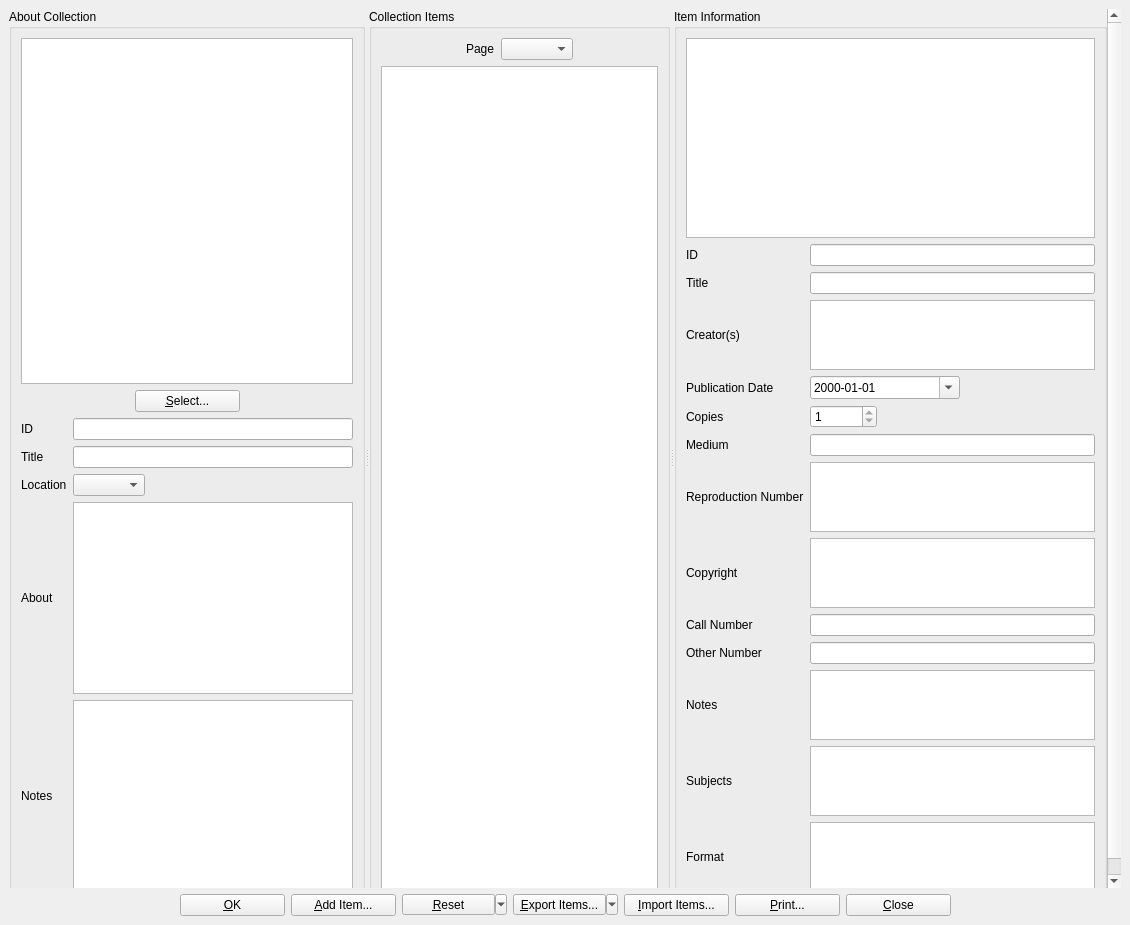
<?xml version="1.0" encoding="UTF-8"?>
<ui version="4.0">
 <class>pcDialog</class>
 <widget class="QMainWindow" name="pcDialog">
  <property name="geometry">
   <rect>
    <x>0</x>
    <y>0</y>
    <width>1130</width>
    <height>925</height>
   </rect>
  </property>
  <property name="windowTitle">
   <string>BiblioteQ</string>
  </property>
  <property name="windowIcon">
   <iconset resource="../Icons/icons.qrc">
    <normaloff>:/book.png</normaloff>:/book.png</iconset>
  </property>
  <widget class="QWidget" name="centralwidget">
   <layout class="QVBoxLayout">
    <item>
     <widget class="QScrollArea" name="scrollArea">
      <property name="frameShape">
       <enum>QFrame::NoFrame</enum>
      </property>
      <property name="widgetResizable">
       <bool>true</bool>
      </property>
      <widget class="QWidget" name="scrollAreaWidgetContents">
       <property name="geometry">
        <rect>
         <x>0</x>
         <y>0</y>
         <width>1096</width>
         <height>977</height>
        </rect>
       </property>
       <layout class="QVBoxLayout" name="verticalLayout_2">
        <property name="spacing">
         <number>0</number>
        </property>
        <property name="leftMargin">
         <number>0</number>
        </property>
        <property name="topMargin">
         <number>0</number>
        </property>
        <property name="rightMargin">
         <number>0</number>
        </property>
        <property name="bottomMargin">
         <number>0</number>
        </property>
        <item>
         <widget class="QSplitter" name="splitter">
          <property name="orientation">
           <enum>Qt::Horizontal</enum>
          </property>
          <widget class="QGroupBox" name="coverImages">
           <property name="title">
            <string>About Collection</string>
           </property>
           <layout class="QVBoxLayout" name="verticalLayout">
            <item>
             <widget class="biblioteq_image_drop_site" name="thumbnail_collection">
              <property name="minimumSize">
               <size>
                <width>150</width>
                <height>200</height>
               </size>
              </property>
              <property name="toolTip">
               <string>Thumbnail</string>
              </property>
             </widget>
            </item>
            <item>
             <layout class="QHBoxLayout" name="_2">
              <item>
               <spacer>
                <property name="orientation">
                 <enum>Qt::Horizontal</enum>
                </property>
                <property name="sizeHint" stdset="0">
                 <size>
                  <width>40</width>
                  <height>20</height>
                 </size>
                </property>
               </spacer>
              </item>
              <item>
               <widget class="QPushButton" name="select_image_collection">
                <property name="minimumSize">
                 <size>
                  <width>105</width>
                  <height>0</height>
                 </size>
                </property>
                <property name="text">
                 <string>&amp;Select...</string>
                </property>
                <property name="icon">
                 <iconset resource="../Icons/icons.qrc">
                  <normaloff>:/16x16/fileopen.png</normaloff>:/16x16/fileopen.png</iconset>
                </property>
               </widget>
              </item>
              <item>
               <spacer>
                <property name="orientation">
                 <enum>Qt::Horizontal</enum>
                </property>
                <property name="sizeHint" stdset="0">
                 <size>
                  <width>40</width>
                  <height>20</height>
                 </size>
                </property>
               </spacer>
              </item>
             </layout>
            </item>
            <item>
             <layout class="QGridLayout" name="gridLayout">
              <item row="1" column="0">
               <widget class="QLabel" name="label_2">
                <property name="text">
                 <string>Title</string>
                </property>
               </widget>
              </item>
              <item row="1" column="1">
               <widget class="QLineEdit" name="title_collection"/>
              </item>
              <item row="3" column="0">
               <widget class="QLabel" name="label">
                <property name="text">
                 <string>About</string>
                </property>
               </widget>
              </item>
              <item row="3" column="1">
               <widget class="QTextEdit" name="about_collection">
                <property name="tabChangesFocus">
                 <bool>true</bool>
                </property>
                <property name="acceptRichText">
                 <bool>false</bool>
                </property>
               </widget>
              </item>
              <item row="4" column="0">
               <widget class="QLabel" name="label_3">
                <property name="text">
                 <string>Notes</string>
                </property>
               </widget>
              </item>
              <item row="4" column="1">
               <widget class="QTextEdit" name="notes_collection">
                <property name="tabChangesFocus">
                 <bool>true</bool>
                </property>
                <property name="acceptRichText">
                 <bool>false</bool>
                </property>
               </widget>
              </item>
              <item row="0" column="0">
               <widget class="QLabel" name="label_14">
                <property name="text">
                 <string>ID</string>
                </property>
               </widget>
              </item>
              <item row="0" column="1">
               <widget class="QLineEdit" name="id_collection"/>
              </item>
              <item row="2" column="0">
               <widget class="QLabel" name="label_20">
                <property name="text">
                 <string>Location</string>
                </property>
               </widget>
              </item>
              <item row="2" column="1">
               <layout class="QHBoxLayout" name="_4">
                <item>
                 <widget class="QComboBox" name="location">
                  <property name="sizeAdjustPolicy">
                   <enum>QComboBox::AdjustToContents</enum>
                  </property>
                 </widget>
                </item>
                <item>
                 <spacer>
                  <property name="orientation">
                   <enum>Qt::Horizontal</enum>
                  </property>
                  <property name="sizeHint" stdset="0">
                   <size>
                    <width>40</width>
                    <height>20</height>
                   </size>
                  </property>
                 </spacer>
                </item>
               </layout>
              </item>
             </layout>
            </item>
           </layout>
          </widget>
          <widget class="QGroupBox" name="collectionGroup">
           <property name="title">
            <string>Collection Items</string>
           </property>
           <layout class="QVBoxLayout" name="verticalLayout_3">
            <item>
             <layout class="QHBoxLayout" name="horizontalLayout_2">
              <item>
               <spacer name="horizontalSpacer_5">
                <property name="orientation">
                 <enum>Qt::Horizontal</enum>
                </property>
                <property name="sizeHint" stdset="0">
                 <size>
                  <width>40</width>
                  <height>20</height>
                 </size>
                </property>
               </spacer>
              </item>
              <item>
               <widget class="QLabel" name="label_16">
                <property name="text">
                 <string>Page</string>
                </property>
               </widget>
              </item>
              <item>
               <widget class="QComboBox" name="page">
                <property name="sizeAdjustPolicy">
                 <enum>QComboBox::AdjustToContents</enum>
                </property>
               </widget>
              </item>
              <item>
               <spacer name="horizontalSpacer">
                <property name="orientation">
                 <enum>Qt::Horizontal</enum>
                </property>
                <property name="sizeHint" stdset="0">
                 <size>
                  <width>40</width>
                  <height>20</height>
                 </size>
                </property>
               </spacer>
              </item>
             </layout>
            </item>
            <item>
             <widget class="QGraphicsView" name="graphicsView">
              <property name="viewportUpdateMode">
               <enum>QGraphicsView::FullViewportUpdate</enum>
              </property>
             </widget>
            </item>
           </layout>
          </widget>
          <widget class="QGroupBox" name="itemGroup">
           <property name="title">
            <string>Item Information</string>
           </property>
           <layout class="QVBoxLayout" name="verticalLayout_4">
            <item>
             <widget class="biblioteq_image_drop_site" name="thumbnail_item">
              <property name="minimumSize">
               <size>
                <width>150</width>
                <height>200</height>
               </size>
              </property>
              <property name="toolTip">
               <string>Thumbnail</string>
              </property>
             </widget>
            </item>
            <item>
             <layout class="QGridLayout" name="gridLayout_2">
              <item row="2" column="0">
               <widget class="QLabel" name="label_12">
                <property name="text">
                 <string>Creator(s)</string>
                </property>
               </widget>
              </item>
              <item row="3" column="1">
               <layout class="QHBoxLayout" name="_3">
                <item>
                 <widget class="QDateEdit" name="publication_date">
                  <property name="minimumSize">
                   <size>
                    <width>150</width>
                    <height>0</height>
                   </size>
                  </property>
                  <property name="displayFormat">
                   <string>yyyy-MM-dd</string>
                  </property>
                  <property name="calendarPopup">
                   <bool>true</bool>
                  </property>
                 </widget>
                </item>
                <item>
                 <spacer>
                  <property name="orientation">
                   <enum>Qt::Horizontal</enum>
                  </property>
                  <property name="sizeHint" stdset="0">
                   <size>
                    <width>40</width>
                    <height>20</height>
                   </size>
                  </property>
                 </spacer>
                </item>
               </layout>
              </item>
              <item row="10" column="0">
               <widget class="QLabel" name="label_8">
                <property name="text">
                 <string>Notes</string>
                </property>
               </widget>
              </item>
              <item row="7" column="1">
               <widget class="QTextEdit" name="copyright_item">
                <property name="tabChangesFocus">
                 <bool>true</bool>
                </property>
                <property name="readOnly">
                 <bool>true</bool>
                </property>
                <property name="acceptRichText">
                 <bool>false</bool>
                </property>
               </widget>
              </item>
              <item row="8" column="0">
               <widget class="QLabel" name="label_17">
                <property name="text">
                 <string>Call Number</string>
                </property>
               </widget>
              </item>
              <item row="8" column="1">
               <widget class="QLineEdit" name="call_number_item">
                <property name="maxLength">
                 <number>64</number>
                </property>
                <property name="readOnly">
                 <bool>true</bool>
                </property>
               </widget>
              </item>
              <item row="9" column="0">
               <widget class="QLabel" name="label_18">
                <property name="text">
                 <string>Other Number</string>
                </property>
               </widget>
              </item>
              <item row="6" column="1">
               <widget class="QTextEdit" name="reproduction_number_item">
                <property name="tabChangesFocus">
                 <bool>true</bool>
                </property>
                <property name="readOnly">
                 <bool>true</bool>
                </property>
                <property name="acceptRichText">
                 <bool>false</bool>
                </property>
               </widget>
              </item>
              <item row="7" column="0">
               <widget class="QLabel" name="label_7">
                <property name="text">
                 <string>Copyright</string>
                </property>
               </widget>
              </item>
              <item row="5" column="0">
               <widget class="QLabel" name="label_5">
                <property name="text">
                 <string>Medium</string>
                </property>
               </widget>
              </item>
              <item row="6" column="0">
               <widget class="QLabel" name="label_6">
                <property name="text">
                 <string>Reproduction Number</string>
                </property>
               </widget>
              </item>
              <item row="1" column="0">
               <widget class="QLabel" name="label_4">
                <property name="text">
                 <string>Title</string>
                </property>
               </widget>
              </item>
              <item row="1" column="1">
               <widget class="QLineEdit" name="title_item">
                <property name="readOnly">
                 <bool>true</bool>
                </property>
               </widget>
              </item>
              <item row="10" column="1">
               <widget class="QTextEdit" name="notes_item">
                <property name="tabChangesFocus">
                 <bool>true</bool>
                </property>
                <property name="readOnly">
                 <bool>true</bool>
                </property>
                <property name="acceptRichText">
                 <bool>false</bool>
                </property>
               </widget>
              </item>
              <item row="11" column="0">
               <widget class="QLabel" name="label_9">
                <property name="text">
                 <string>Subjects</string>
                </property>
               </widget>
              </item>
              <item row="5" column="1">
               <widget class="QLineEdit" name="medium_item">
                <property name="readOnly">
                 <bool>true</bool>
                </property>
               </widget>
              </item>
              <item row="3" column="0">
               <widget class="QLabel" name="label_13">
                <property name="text">
                 <string>Publication Date</string>
                </property>
               </widget>
              </item>
              <item row="12" column="0">
               <widget class="QLabel" name="label_11">
                <property name="text">
                 <string>Format</string>
                </property>
               </widget>
              </item>
              <item row="9" column="1">
               <widget class="QLineEdit" name="other_number_item">
                <property name="maxLength">
                 <number>64</number>
                </property>
                <property name="readOnly">
                 <bool>true</bool>
                </property>
               </widget>
              </item>
              <item row="4" column="0">
               <widget class="QLabel" name="label_10">
                <property name="text">
                 <string>Copies</string>
                </property>
               </widget>
              </item>
              <item row="4" column="1">
               <layout class="QHBoxLayout" name="horizontalLayout">
                <item>
                 <widget class="QSpinBox" name="quantity">
                  <property name="readOnly">
                   <bool>true</bool>
                  </property>
                  <property name="minimum">
                   <number>1</number>
                  </property>
                  <property name="maximum">
                   <number>999999999</number>
                  </property>
                 </widget>
                </item>
                <item>
                 <spacer name="horizontalSpacer_2">
                  <property name="orientation">
                   <enum>Qt::Horizontal</enum>
                  </property>
                  <property name="sizeHint" stdset="0">
                   <size>
                    <width>40</width>
                    <height>20</height>
                   </size>
                  </property>
                 </spacer>
                </item>
               </layout>
              </item>
              <item row="0" column="0">
               <widget class="QLabel" name="label_15">
                <property name="text">
                 <string>ID</string>
                </property>
               </widget>
              </item>
              <item row="0" column="1">
               <widget class="QLineEdit" name="id_item">
                <property name="readOnly">
                 <bool>true</bool>
                </property>
               </widget>
              </item>
              <item row="2" column="1">
               <widget class="QTextEdit" name="creators_item">
                <property name="tabChangesFocus">
                 <bool>true</bool>
                </property>
                <property name="readOnly">
                 <bool>true</bool>
                </property>
                <property name="textInteractionFlags">
                 <set>Qt::TextSelectableByMouse</set>
                </property>
               </widget>
              </item>
              <item row="11" column="1">
               <widget class="QTextEdit" name="subjects_item">
                <property name="tabChangesFocus">
                 <bool>true</bool>
                </property>
                <property name="readOnly">
                 <bool>true</bool>
                </property>
                <property name="textInteractionFlags">
                 <set>Qt::TextSelectableByMouse</set>
                </property>
               </widget>
              </item>
              <item row="12" column="1">
               <widget class="QTextEdit" name="format_item">
                <property name="tabChangesFocus">
                 <bool>true</bool>
                </property>
                <property name="readOnly">
                 <bool>true</bool>
                </property>
                <property name="textInteractionFlags">
                 <set>Qt::TextSelectableByMouse</set>
                </property>
               </widget>
              </item>
             </layout>
            </item>
           </layout>
          </widget>
         </widget>
        </item>
       </layout>
      </widget>
     </widget>
    </item>
    <item>
     <layout class="QHBoxLayout">
      <item>
       <spacer>
        <property name="orientation">
         <enum>Qt::Horizontal</enum>
        </property>
        <property name="sizeHint" stdset="0">
         <size>
          <width>40</width>
          <height>20</height>
         </size>
        </property>
       </spacer>
      </item>
      <item>
       <widget class="QPushButton" name="okButton">
        <property name="sizePolicy">
         <sizepolicy hsizetype="Fixed" vsizetype="Fixed">
          <horstretch>0</horstretch>
          <verstretch>0</verstretch>
         </sizepolicy>
        </property>
        <property name="minimumSize">
         <size>
          <width>105</width>
          <height>0</height>
         </size>
        </property>
        <property name="text">
         <string>&amp;OK</string>
        </property>
        <property name="icon">
         <iconset resource="../Icons/icons.qrc">
          <normaloff>:/16x16/ok.png</normaloff>:/16x16/ok.png</iconset>
        </property>
       </widget>
      </item>
      <item>
       <widget class="QPushButton" name="addItemButton">
        <property name="sizePolicy">
         <sizepolicy hsizetype="Fixed" vsizetype="Fixed">
          <horstretch>0</horstretch>
          <verstretch>0</verstretch>
         </sizepolicy>
        </property>
        <property name="minimumSize">
         <size>
          <width>105</width>
          <height>0</height>
         </size>
        </property>
        <property name="text">
         <string>&amp;Add Item...</string>
        </property>
        <property name="icon">
         <iconset resource="../Icons/icons.qrc">
          <normaloff>:/16x16/add.png</normaloff>:/16x16/add.png</iconset>
        </property>
       </widget>
      </item>
      <item>
       <widget class="QToolButton" name="resetButton">
        <property name="minimumSize">
         <size>
          <width>105</width>
          <height>0</height>
         </size>
        </property>
        <property name="text">
         <string>&amp;Reset</string>
        </property>
        <property name="popupMode">
         <enum>QToolButton::MenuButtonPopup</enum>
        </property>
       </widget>
      </item>
      <item>
       <widget class="QToolButton" name="exportPhotographsToolButton">
        <property name="minimumSize">
         <size>
          <width>105</width>
          <height>0</height>
         </size>
        </property>
        <property name="text">
         <string>&amp;Export Items...</string>
        </property>
        <property name="popupMode">
         <enum>QToolButton::MenuButtonPopup</enum>
        </property>
       </widget>
      </item>
      <item>
       <widget class="QPushButton" name="importItems">
        <property name="sizePolicy">
         <sizepolicy hsizetype="Fixed" vsizetype="Fixed">
          <horstretch>0</horstretch>
          <verstretch>0</verstretch>
         </sizepolicy>
        </property>
        <property name="minimumSize">
         <size>
          <width>105</width>
          <height>0</height>
         </size>
        </property>
        <property name="text">
         <string>&amp;Import Items...</string>
        </property>
       </widget>
      </item>
      <item>
       <widget class="QPushButton" name="printButton">
        <property name="minimumSize">
         <size>
          <width>105</width>
          <height>0</height>
         </size>
        </property>
        <property name="text">
         <string>&amp;Print...</string>
        </property>
        <property name="icon">
         <iconset resource="../Icons/icons.qrc">
          <normaloff>:/16x16/fileprint.png</normaloff>:/16x16/fileprint.png</iconset>
        </property>
       </widget>
      </item>
      <item>
       <widget class="QPushButton" name="cancelButton">
        <property name="minimumSize">
         <size>
          <width>105</width>
          <height>0</height>
         </size>
        </property>
        <property name="text">
         <string>&amp;Close</string>
        </property>
        <property name="icon">
         <iconset resource="../Icons/icons.qrc">
          <normaloff>:/16x16/cancel.png</normaloff>:/16x16/cancel.png</iconset>
        </property>
       </widget>
      </item>
      <item>
       <spacer>
        <property name="orientation">
         <enum>Qt::Horizontal</enum>
        </property>
        <property name="sizeHint" stdset="0">
         <size>
          <width>40</width>
          <height>20</height>
         </size>
        </property>
       </spacer>
      </item>
     </layout>
    </item>
   </layout>
  </widget>
 </widget>
 <customwidgets>
  <customwidget>
   <class>biblioteq_image_drop_site</class>
   <extends>QGraphicsView</extends>
   <header>biblioteq_image_drop_site.h</header>
  </customwidget>
 </customwidgets>
 <tabstops>
  <tabstop>scrollArea</tabstop>
  <tabstop>thumbnail_collection</tabstop>
  <tabstop>select_image_collection</tabstop>
  <tabstop>id_collection</tabstop>
  <tabstop>title_collection</tabstop>
  <tabstop>location</tabstop>
  <tabstop>about_collection</tabstop>
  <tabstop>notes_collection</tabstop>
  <tabstop>page</tabstop>
  <tabstop>graphicsView</tabstop>
  <tabstop>thumbnail_item</tabstop>
  <tabstop>id_item</tabstop>
  <tabstop>title_item</tabstop>
  <tabstop>creators_item</tabstop>
  <tabstop>publication_date</tabstop>
  <tabstop>quantity</tabstop>
  <tabstop>medium_item</tabstop>
  <tabstop>reproduction_number_item</tabstop>
  <tabstop>copyright_item</tabstop>
  <tabstop>call_number_item</tabstop>
  <tabstop>other_number_item</tabstop>
  <tabstop>notes_item</tabstop>
  <tabstop>subjects_item</tabstop>
  <tabstop>format_item</tabstop>
  <tabstop>okButton</tabstop>
  <tabstop>addItemButton</tabstop>
  <tabstop>resetButton</tabstop>
  <tabstop>exportPhotographsToolButton</tabstop>
  <tabstop>importItems</tabstop>
  <tabstop>printButton</tabstop>
  <tabstop>cancelButton</tabstop>
 </tabstops>
 <resources>
  <include location="../Icons/icons.qrc"/>
 </resources>
 <connections/>
</ui>
